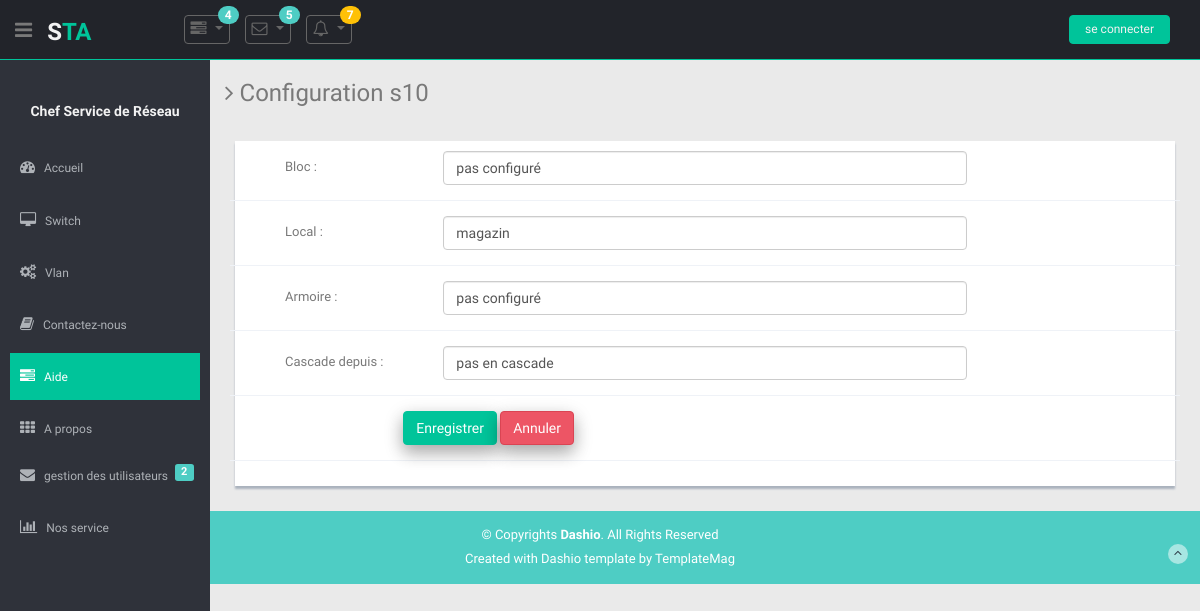
The page /app_principal/switch/12/configurer on the database its author committed.
### app_principal/models.py (models this page shows, shortened)
class switch(models.Model): #on peut creer les ports d'un switch a partir d'un objet "switch" : switch_objet.port_set.create(num_port=...,type_port=...etc)
    passif = 'passif'
    actif = 'actif'
    reforme = 'reformé'
    choix_etat = [
        (passif, 'passif'),
        (actif, 'actif'),
        (reforme, 'reformé'),
    ]
    nom = models.CharField(max_length=50,unique=True)
    marque = models.CharField(max_length=50,default='Cisco')
    modele = models.CharField('Modèle',max_length=40)
    bloc = models.CharField(max_length=25,default="pas configuré")
    local = models.CharField(max_length=25,default="magazin")
    armoire = models.CharField(max_length=25,default="pas configuré")
    inventaire = models.CharField(max_length=50,unique=True,)
    serie = models.CharField(max_length=25,unique=True,)
    mac = models.CharField(max_length=25,unique=True,)
    preced = models.CharField('Cascade depuis',max_length=50,blank=True,default="pas en cascade")
    date_achat = models.DateField("Date d'achat",
        blank=True,
        null=True,
        )
    etat= models.CharField(
        max_length=10,
        choices=choix_etat,
        default=passif,
    )

### app_principal/views.py (the view)
# urls.py: path('switch/<int:switch_id>/configurer',views.switchConfig,name='config_switch'),
def switchConfig(request, switch_id):
    s = get_object_or_404(switch, id=switch_id)
    if request.method == 'POST': #si le switch d'id = switch_id n'existe pas on renvoie 404
        form= switchConfigForm(request.POST,instance=s)
        if form.is_valid():
            form.save()
            if s.etat==switch.passif:
                s.etat=switch.actif
                s.save()
            return redirect('app_principal:switch')
    else:
        form = switchConfigForm(instance=s)
    return render(request,
                'app_principal/form_validation.html',
                {'form':form, 'choix':s.nom,'operation':'Configuration',})

### app_principal/forms.py
class switchConfigForm(forms.ModelForm):
    class Meta:
        model=switch
        fields = ['bloc','local','armoire','preced']
        widgets = {
            'bloc': forms.TextInput(attrs={'class':'form-control'},),
            'local': forms.TextInput(attrs={'class':'form-control'},),
            'armoire': forms.TextInput(attrs={'class':'form-control'},),
            'preced': forms.TextInput(attrs={'class':'form-control'},),
        }

### app_principal/templates/app_principal/form_validation.html (shortened to what this page needs)
{% extends "base.html" %}
{% load static %}
  {% block content %}
<div class="wrapper">
  <h3><i class="fa fa-angle-right"></i> {{ operation }} {{ choix }}</h3>
  <div class="row mt">
    <div class="col-lg-12">
        <div class="form-panel">
          <div class="form">
            <form method="post" class="cmxform form-horizontal style-form" >
                {% for field in form %}
                  <div class="form-group" >
                    <div class="control-label col-lg-2" style="margin-left: 40px;">
                    {{ field.label_tag }}
                    </div>
                    <div class="col-lg-7">
                      {{field}}
                    </div>
                    <br>
                  </div>
                {% endfor %}
                <div class="form-group">
                  <div class="col-lg-offset-2 col-lg-10">
                    <button class="btn btn-theme" id="" type="button" data-toggle="modal" data-target="#exampleModal">Enregistrer</button>
                    <a href="{% url 'app_principal:switch' %}" class="btn btn-theme04" type="button">Annuler</a>
                  </div>
                </div>
            </form>
          </div>
        </div>
      </div>
    </div>
  </div>
  {% endblock %}

### app_principal/static/css/style.css (style rules this page uses)
body { color: #797979; background: #eaeaea; font-family: 'Ruda', sans-serif; padding: 0px !important; margin: 0px !important; font-size:13px; }
.btn { box-shadow: 0 8px 16px 0 rgba(0,0,0,0.2), 0 6px 20px 0 rgba(0,0,0,0.19); color:#00C49A ; background-color:#00C49A ; }
a, a:hover, a:focus { text-decoration: none; outline: none; }
.btn-theme { color: #fff; background-color: #00C49A; border-color:#00C49A; }
.btn-theme04 { color: #fff; background-color: #ed5565; border-color: #da4453; }
.mt { margin-top: 25px; }
.wrapper { display: inline-block; margin-top: 60px; padding-left: 15px; padding-right: 15px; padding-bottom: 15px; padding-top: 0px; width: 100%; }
.form-panel { background: #ffffff; margin: 10px; padding: 10px; box-shadow: 0px 3px 2px #aab2bd; text-align: left; }
label { font-weight: 400; }
.form-horizontal.style-form .form-group { border-bottom: 1px solid #eff2f7; padding-bottom: 15px; margin-bottom: 15px; }
@media (min-width: 768px) { .form-horizontal .control-label { text-align: left; } }

### rows shown on the page
switch: nom "s10", form "pas configuré" "magazin" "pas configuré" "pas en cascade"

### other values the page prints
{{ operation }} "Configuration"
{{ field.label_tag }} "Bloc :" "Local :" "Armoire :" "Cascade depuis :"
